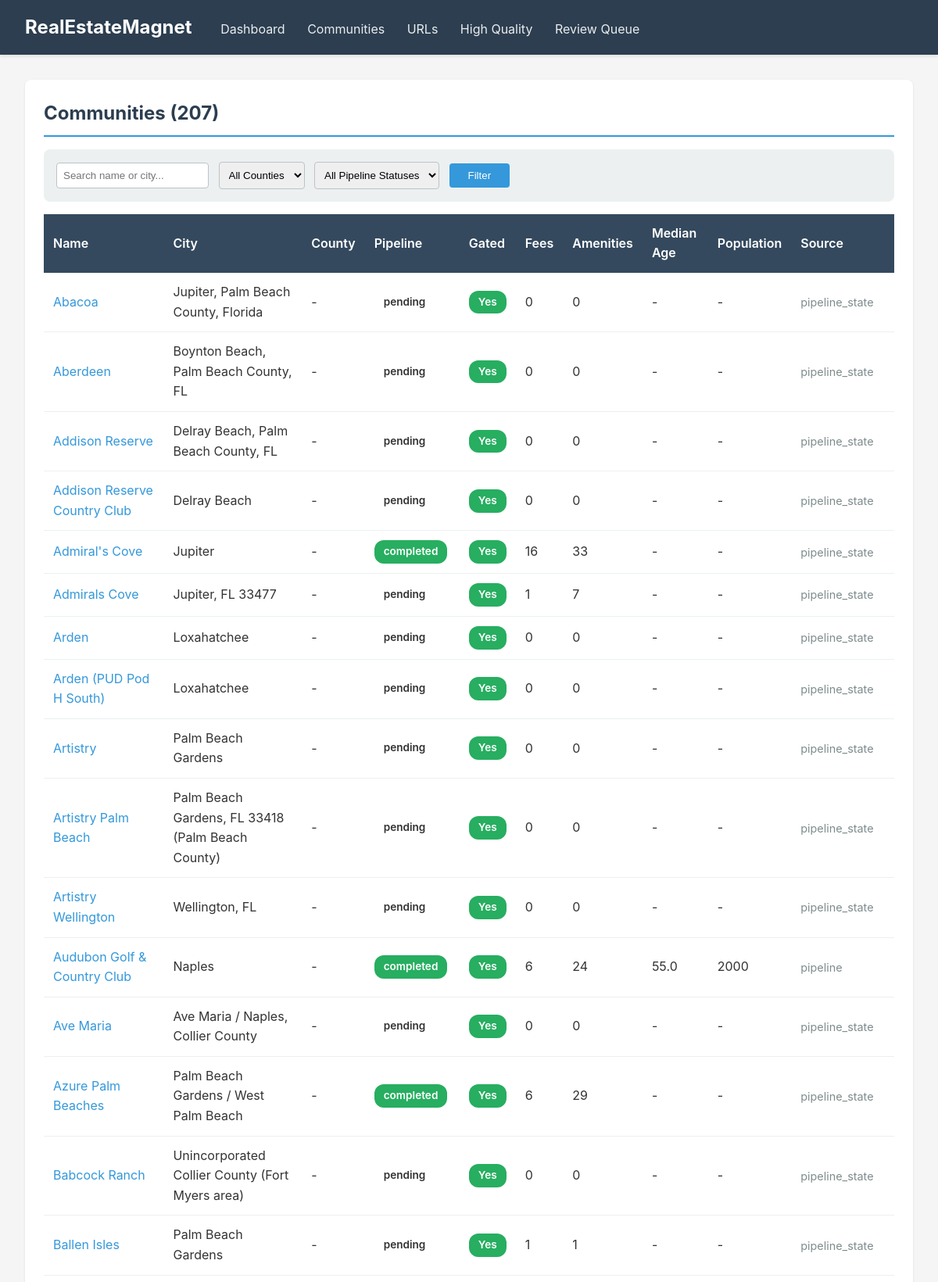
/communities (upper part), run on the app's committed database.
### modules/community/database.py (models this page shows, shortened)
class Base(DeclarativeBase):
    pass

class CommunityRow(Base):
    __tablename__ = "communities"
    id = Column(String(36), primary_key=True, default=lambda: str(uuid.uuid4()))
    name = Column(String(255), nullable=False, index=True)
    slug = Column(String(255), unique=True, nullable=False, index=True)
    county_fips = Column(String(10), index=True)
    city = Column(String(100), index=True)
    hoa_name = Column(String(255))
    cdd_name = Column(String(255))
    is_gated = Column(Boolean, default=True, index=True)
    latitude = Column(Float)
    longitude = Column(Float)
    overview = Column(Text)
    notes = Column(Text)
    data_source = Column(String(50), default="file_store")
    created_at = Column(DateTime, default=lambda: datetime.now(timezone.utc))
    updated_at = Column(DateTime, default=lambda: datetime.now(timezone.utc), onupdate=lambda: datetime.now(timezone.utc))
    fees = relationship("FeeRow", back_populates="community", cascade="all, delete-orphan")
    amenities = relationship("AmenityRow", back_populates="community", cascade="all, delete-orphan")
    demographics_entries = relationship("DemographicsRow", back_populates="community", cascade="all, delete-orphan")
    proximity_entries = relationship("ProximityRow", back_populates="community", cascade="all, delete-orphan")

### modules/web/viewer.py (the view)
@app.get("/communities", response_class=HTMLResponse)
async def communities_list(
    request: Request,
    search: Optional[str] = None,
    county: Optional[str] = None,
    status: Optional[str] = None,
):
    conn = get_db()
    cursor = conn.cursor()
    has_pipeline = True
    try:
        cursor.execute("SELECT 1 FROM community_pipeline_status LIMIT 1")
    except sqlite3.OperationalError:
        has_pipeline = False
    pipeline_select = "ps.status as pipeline_status" if has_pipeline else "NULL as pipeline_status"
    pipeline_join = (
        "LEFT JOIN community_pipeline_status ps ON c.slug = ps.community_slug"
        if has_pipeline
        else ""
    )
    query = f"""
        SELECT
            c.slug, c.name, c.city, c.county_fips, c.is_gated,
            c.data_source, c.created_at,
            COUNT(DISTINCT f.id) as fee_count,
            COUNT(DISTINCT a.id) as amenity_count,
            d.median_age, d.population,
            {pipeline_select}
        FROM communities c
        LEFT JOIN community_fees f ON c.slug = f.community_slug
        LEFT JOIN community_amenities a ON c.slug = a.community_slug
        LEFT JOIN community_demographics d ON c.slug = d.community_slug
        {pipeline_join}
    """
    params = []
    conditions = []
    if search:
        conditions.append("(c.name LIKE ? OR c.city LIKE ?)")
        params.extend([f"%{search}%", f"%{search}%"])
    if county:
        conditions.append("c.county_fips = ?")
        params.append(county)
    if status and has_pipeline:
        conditions.append("ps.status = ?")
        params.append(status)
    if conditions:
        query += " WHERE " + " AND ".join(conditions)
    query += " GROUP BY c.slug ORDER BY c.name"
    cursor.execute(query, params)
    communities = cursor.fetchall()
    cursor.execute("SELECT DISTINCT county_fips FROM communities WHERE county_fips IS NOT NULL ORDER BY county_fips")
    counties = [row[0] for row in cursor.fetchall()]
    pipeline_statuses = []
    if has_pipeline:
        cursor.execute(
            "SELECT DISTINCT status FROM community_pipeline_status ORDER BY status"
        )
        pipeline_statuses = [row[0] for row in cursor.fetchall()]
    conn.close()
    return templates.TemplateResponse(
        request,
        name="communities.html",
        context={
            "communities": communities,
            "counties": counties,
            "search": search,
            "county": county,
            "status": status,
            "pipeline_statuses": pipeline_statuses,
        }
    )

### modules/web/templates/communities.html (shortened to what this page needs)
{% extends "base.html" %}
{% block content %}
<div class="card">
    <h2>Communities ({{ communities|length }})</h2>
    <form method="get" class="filter-form">
        <input type="text" name="search" value="{{ search or '' }}" placeholder="Search name or city...">
        <select name="county">
            <option value="">All Counties</option>
        </select>
        <select name="status">
            <option value="">All Pipeline Statuses</option>
        </select>
        <button type="submit">Filter</button>
    </form>
    <table>
        <thead>
            <tr>
                <th>Name</th>
                <th>City</th>
                <th>County</th>
                <th>Pipeline</th>
                <th>Gated</th>
                <th>Fees</th>
                <th>Amenities</th>
                <th>Median Age</th>
                <th>Population</th>
                <th>Source</th>
            </tr>
        </thead>
        <tbody>
            {% for community in communities %}
            <tr>
                <td><a href="/communities/{{ community.slug }}">{{ community.name }}</a></td>
                <td>{{ community.city or '-' }}</td>
                <td>{{ community.county_fips or '-' }}</td>
                <td>
                    {% set pstatus = community.pipeline_status %}
                    {% if pstatus == 'completed' %}
                    <span class="badge badge-success">{{ pstatus }}</span>
                    {% elif pstatus == 'processing' %}
                    <span class="badge badge-info">{{ pstatus }}</span>
                    {% elif pstatus == 'partial' %}
                    <span class="badge badge-warning">{{ pstatus }}</span>
                    {% elif pstatus == 'failed' %}
                    <span class="badge badge-danger">{{ pstatus }}</span>
                    {% elif pstatus %}
                    <span class="badge">{{ pstatus }}</span>
                    {% else %}
                    -
                    {% endif %}
                </td>
                <td>
                    {% if community.is_gated %}
                    <span class="badge badge-success">Yes</span>
                    {% else %}
                    <span class="badge badge-warning">No</span>
                    {% endif %}
                </td>
                <td>{{ community.fee_count }}</td>
                <td>{{ community.amenity_count }}</td>
                <td>{{ community.median_age or '-' }}</td>
                <td>{{ community.population or '-' }}</td>
                <td class="text-muted text-small">{{ community.data_source }}</td>
            </tr>
            {% endfor %}
        </tbody>
    </table>
</div>
{% endblock %}

### modules/web/templates/base.html (style rules this page uses)
* { margin: 0; padding: 0; box-sizing: border-box; }
body { font-family: -apple-system, BlinkMacSystemFont, 'Segoe UI', Roboto, Oxygen, Ubuntu, Cantarell, sans-serif; background: #f5f5f5; color: #333; line-height: 1.6; }
.card { background: white; border-radius: 8px; padding: 1.5rem; margin-bottom: 1.5rem; box-shadow: 0 1px 3px rgba(0,0,0,0.1); }
.card h2 { color: #2c3e50; margin-bottom: 1rem; border-bottom: 2px solid #3498db; padding-bottom: 0.5rem; }
table { width: 100%; border-collapse: collapse; margin-top: 1rem; }
th { background: #34495e; color: white; padding: 0.75rem; text-align: left; font-weight: 600; }
td { padding: 0.75rem; border-bottom: 1px solid #ecf0f1; }
a { color: #3498db; text-decoration: none; }
.badge { display: inline-block; padding: 0.25rem 0.75rem; border-radius: 12px; font-size: 0.85rem; font-weight: 600; }
.badge-success { background: #27ae60; color: white; }
.filter-form { background: #ecf0f1; padding: 1rem; border-radius: 8px; margin-bottom: 1rem; }
.filter-form input, .filter-form select { padding: 0.5rem; margin-right: 0.5rem; border: 1px solid #bdc3c7; border-radius: 4px; }
.filter-form button { background: #3498db; color: white; border: none; padding: 0.5rem 1.5rem; border-radius: 4px; cursor: pointer; }
.text-muted { color: #7f8c8d; }
.text-small { font-size: 0.9rem; }

### data on the page
CommunityRow: name "Abacoa", city "Jupiter, Palm Beach County, Florida", county_fips "-", pstatus "pending", shows "Yes", fee_count "0", amenity_count "0", median_age "-", population "-", data_source "pipeline_state"
CommunityRow: name "Aberdeen", city "Boynton Beach, Palm Beach County, FL", county_fips "-", pstatus "pending", shows "Yes", fee_count "0", amenity_count "0", median_age "-", population "-", data_source "pipeline_state"
CommunityRow: name "Addison Reserve", city "Delray Beach, Palm Beach County, FL", county_fips "-", pstatus "pending", shows "Yes", fee_count "0", amenity_count "0", median_age "-", population "-", data_source "pipeline_state"
CommunityRow: name "Addison Reserve Country Club", city "Delray Beach", county_fips "-", pstatus "pending", shows "Yes", fee_count "0", amenity_count "0", median_age "-", population "-", data_source "pipeline_state"
CommunityRow: name "Admiral's Cove", city "Jupiter", county_fips "-", pstatus "completed", shows "Yes", fee_count "16", amenity_count "33", median_age "-", population "-", data_source "pipeline_state"
CommunityRow: name "Admirals Cove", city "Jupiter, FL 33477", county_fips "-", pstatus "pending", shows "Yes", fee_count "1", amenity_count "7", median_age "-", population "-", data_source "pipeline_state"
CommunityRow: name "Arden", city "Loxahatchee", county_fips "-", pstatus "pending", shows "Yes", fee_count "0", amenity_count "0", median_age "-", population "-", data_source "pipeline_state"
CommunityRow: name "Arden (PUD Pod H South)", city "Loxahatchee", county_fips "-", pstatus "pending", shows "Yes", fee_count "0", amenity_count "0", median_age "-", population "-", data_source "pipeline_state"
CommunityRow: name "Artistry", city "Palm Beach Gardens", county_fips "-", pstatus "pending", shows "Yes", fee_count "0", amenity_count "0", median_age "-", population "-", data_source "pipeline_state"
CommunityRow: name "Artistry Palm Beach", city "Palm Beach Gardens, FL 33418 (Palm Beach County)", county_fips "-", pstatus "pending", shows "Yes", fee_count "0", amenity_count "0", median_age "-", population "-", data_source "pipeline_state"
CommunityRow: name "Artistry Wellington", city "Wellington, FL", county_fips "-", pstatus "pending", shows "Yes", fee_count "0", amenity_count "0", median_age "-", population "-", data_source "pipeline_state"
CommunityRow: name "Audubon Golf & Country Club", city "Naples", county_fips "-", pstatus "completed", shows "Yes", fee_count "6", amenity_count "24", median_age "55.0", population "2000", data_source "pipeline"
CommunityRow: name "Ave Maria", city "Ave Maria / Naples, Collier County", county_fips "-", pstatus "pending", shows "Yes", fee_count "0", amenity_count "0", median_age "-", population "-", data_source "pipeline_state"
CommunityRow: name "Azure Palm Beaches", city "Palm Beach Gardens / West Palm Beach", county_fips "-", pstatus "completed", shows "Yes", fee_count "6", amenity_count "29", median_age "-", population "-", data_source "pipeline_state"
CommunityRow: name "Babcock Ranch", city "Unincorporated Collier County (Fort Myers area)", county_fips "-", pstatus "pending", shows "Yes", fee_count "0", amenity_count "0", median_age "-", population "-", data_source "pipeline_state"
CommunityRow: name "Ballen Isles", city "Palm Beach Gardens", county_fips "-", pstatus "pending", shows "Yes", fee_count "1", amenity_count "1", median_age "-", population "-", data_source "pipeline_state"

### other printed values
{{ communities|length }} "207"
